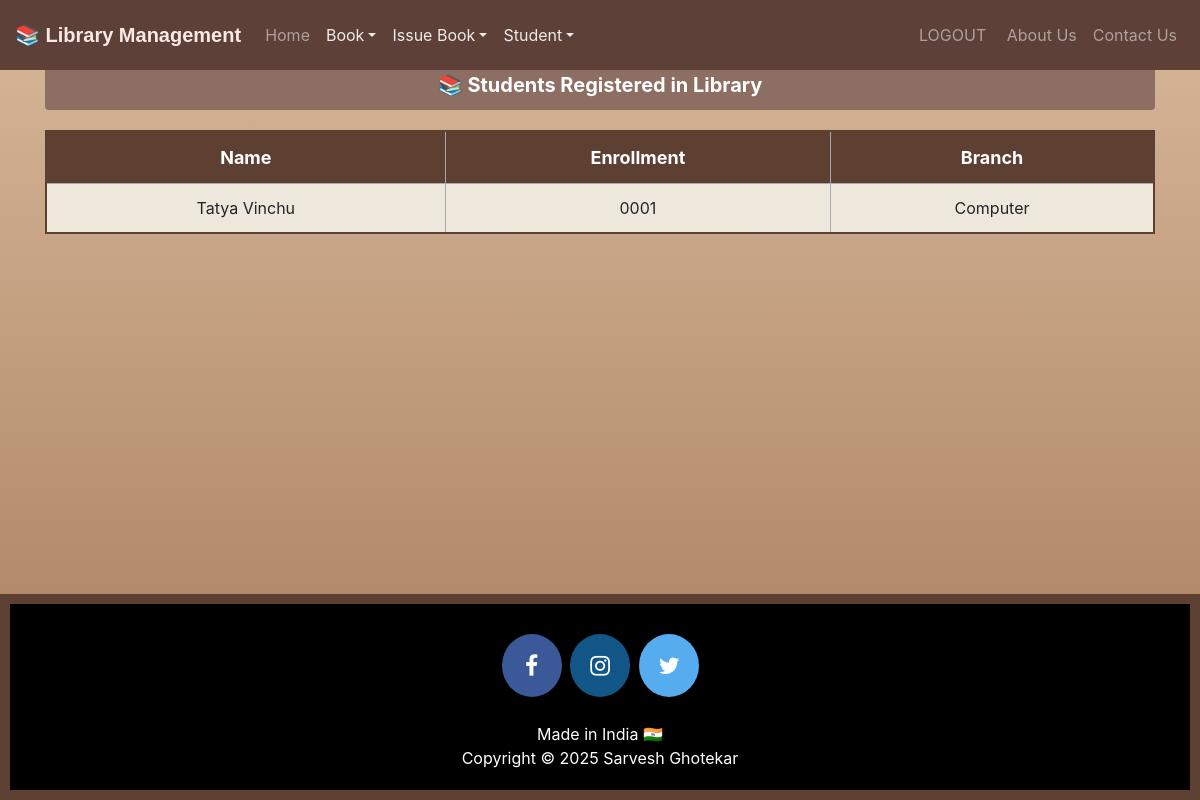
/viewstudent/ (signed in), run on the app's committed database.
### library/models.py (models this page shows, shortened)
class StudentExtra(models.Model):
	user = models.OneToOneField(User, on_delete=models.CASCADE)
	enrollment = models.CharField(max_length=15, unique=True)
	branch = models.CharField(max_length=50)

### library/views.py (the view)
# urls.py: path('viewstudent/', views.viewstudent_view, name='viewstudent'),
@login_required
def viewstudent_view(request):
    students = StudentExtra.objects.select_related('user').all()  # Fetch all students with user details
    return render(request, 'library/viewstudent.html', {'students': students})

### templates/library/viewstudent.html (shortened to what this page needs)
<!DOCTYPE html>
<html lang="en">
<head>
    <link rel="stylesheet" href="https://stackpath.bootstrapcdn.com/bootstrap/4.3.1/css/bootstrap.min.css">
    <link rel="stylesheet" href="https://maxcdn.bootstrapcdn.com/font-awesome/4.7.0/css/font-awesome.min.css">
</head>
<body>
    {% include "library/navbaradmin.html" %}
    <div class="container">
        <h3 class="alert">📚 Students Registered in Library</h3>
        {% if students %}
        <table class="redTable">
            <thead>
                <tr>
                    <th>Name</th>
                    <th>Enrollment</th>
                    <th>Branch</th>
                </tr>
            </thead>
            <tbody>
                {% for s in students %}
                <tr>
                    <td>{{ s.user.first_name }} {{ s.user.last_name }}</td>
                    <td>{{ s.enrollment }}</td>
                    <td>{{ s.branch }}</td>
                </tr>
                {% endfor %}
            </tbody>
        </table>
        {% else %}
        <h3 class="text-muted text-center mt-4">No students registered yet.</h3>
        {% endif %}
    </div>
    <div class="footer">
        {% include "library/footer.html" %}
    </div>
</body>
</html>

### templates/library/viewstudent.html (style rules this page uses)
body { background: linear-gradient(to bottom, #D7B899, #A67B5B); font-family: 'Roboto', sans-serif; min-height: 100vh; display: flex; flex-direction: column; }
.container { flex-grow: 1; width: 90%; margin: auto; text-align: center; padding-bottom: 50px; }
.alert { margin-top: 60px; font-weight: bold; background-color: #8D6E63; color: white; border: none; text-align: center; padding: 15px; font-size: 20px; }
table.redTable { width: 100%; text-align: center; margin-top: 20px; border-collapse: collapse; border: 2px solid #5E4033; background-color: #EEE7DB; }
table.redTable th, table.redTable td { border: 1px solid #AAAAAA; padding: 12px; }
table.redTable th { background: #5E4033; color: white; font-size: 18px; }
table.redTable tbody td { font-size: 16px; }
.footer { background-color: #5E4033; color: white; text-align: center; padding: 10px; margin-top: auto; width: 100%; }

### data on the page
StudentExtra: user.first_name "Tatya", user.last_name "Vinchu", enrollment "0001", branch "Computer"
